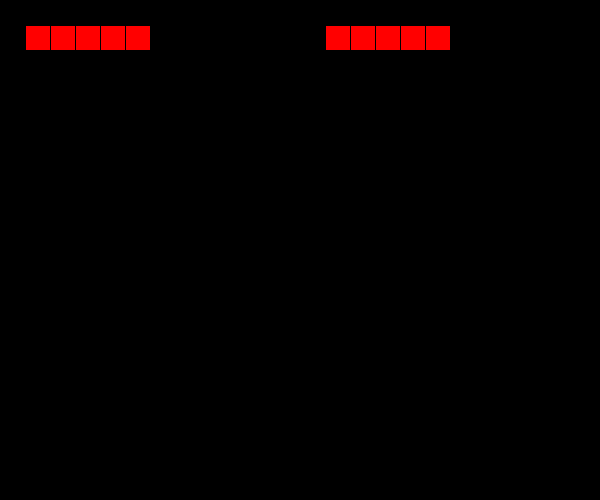
Frame 1 (no input)
Frame 60 (the mouse pressed at the canvas centre just before this capture): identical to frame 1, image omitted
Frame 120 (the mouse held since frame 60 and released just before this capture): identical to frame 1, image omitted

The Processing sketch that drew this single still picture (run headless with seeded random() and noise(); from frame 60 on, the mouse is pressed at the canvas centre):

// Processing sketch: week18_2_energy_bar_class
// ── week18_2_energy_bar_class.pde
class Player{
  int x, y, energy;
  Player(int _x, int _y){
    x = _x;  y = _y; energy = 5;
  }
  void drawEnergy(){ //能量條 20格
    for(int i=0; i<energy; i++){
      fill(255,0,0); rect(x + 25+i*25, 25, 25,25);
    }
  }
}
Player player1 = new Player(0, 0);
Player player2 = new Player(300, 0);
void setup(){
  size(600,500);
}
void draw(){
  background(0);
  player1.drawEnergy();
  player2.drawEnergy();
}
